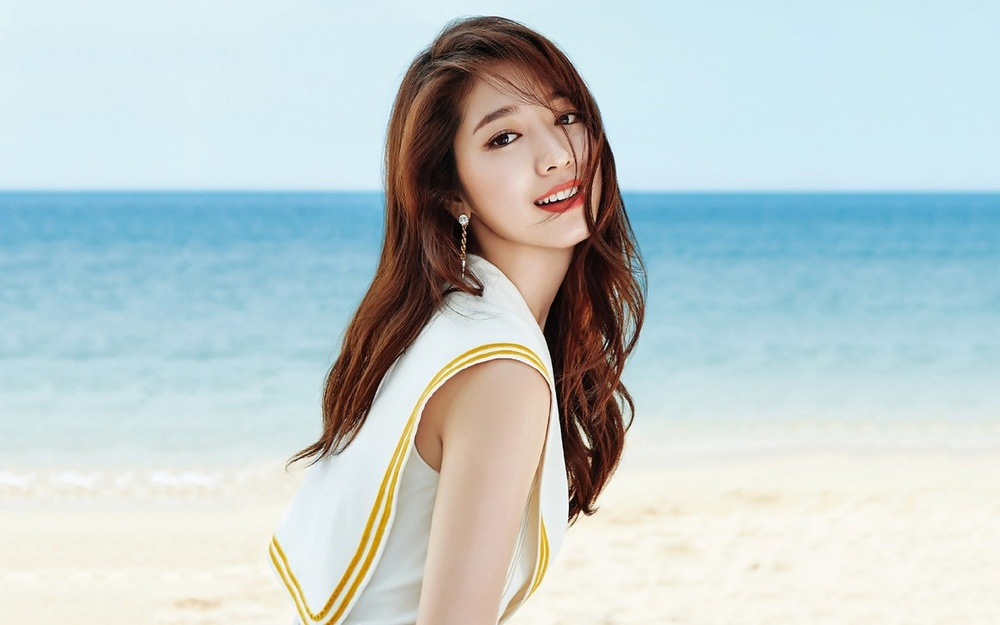
//> input picture materials/face.jpg, 1000 x 625 px, shrunk from 1280 x 800 before the run
$ ./main   (built with g++ and OpenCV 4)
//> lines starting //> are read from the running program, lines starting //| are printed output that depends on the picture; after the words box and inside, x2 and y2 are one past the last pixel; in counts of white or black regions, pixels touching at a corner belong together
/****************************************************************************
**
** Copyright (C) 2019 Xiaohai <xiaohaidotpro@outlook.com>.
** Contact: http://xiaohai.pro
**
** This file is part of learningOpenCV3
**
**
****************************************************************************/

#include "bits/stdc++.h"

#include "opencv2/opencv.hpp"

cv::Mat gGrayImg, gBinaryImg;
int gThresh = 100;

void onTrackBar(int gThresh, void*) {
    cv::threshold(gGrayImg, gBinaryImg, gThresh, 255, cv::THRESH_BINARY);
    std::vector<std::vector<cv::Point>> contours;
    cv::findContours(gBinaryImg, contours, cv::noArray(), cv::RETR_LIST, cv::CHAIN_APPROX_SIMPLE);
    gBinaryImg = cv::Scalar::all(0);

    cv::drawContours(gBinaryImg, contours, -1, cv::Scalar::all(255));
    cv::imshow("Contours", gBinaryImg);

    cv::imwrite("contours.jpg", gBinaryImg);
}

int main(int /* argc */, char** /* argv */) {
    gGrayImg = cv::imread("../../materials/face.jpg", cv::IMREAD_GRAYSCALE);
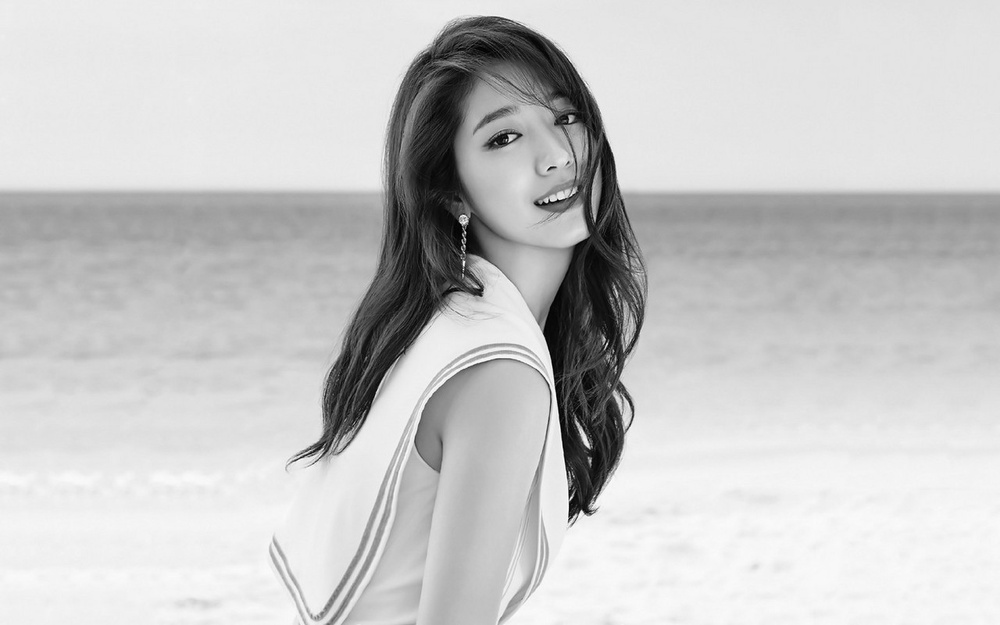
//> gGrayImg: 625 rows x 1000 cols, CV_8UC1; min 0, max 255, mean 200.3
    if (gGrayImg.empty()) {
        std::cerr << "load image error..." << std::endl;
        return -1;
    }

    cv::namedWindow("Contours", cv::WINDOW_GUI_NORMAL);

    cv::createTrackbar("Threshold", "Contours", &gThresh, 255, onTrackBar);
    onTrackBar(0, 0);
//> in onTrackBar, `cv::threshold(gGrayImg, gBinaryImg, gThresh, 255, cv::THRESH_BINARY);`:
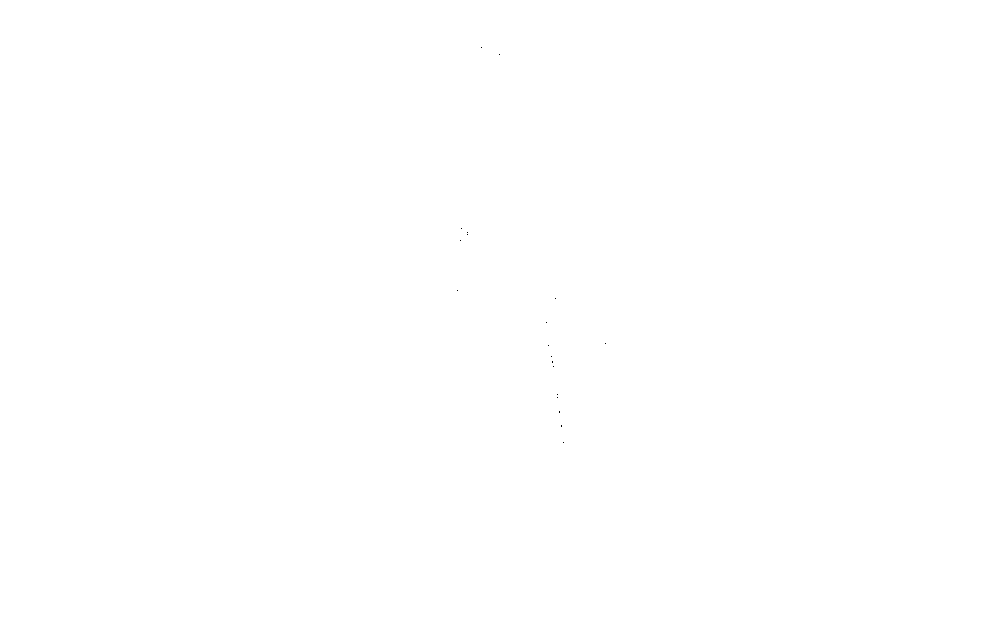
//> gBinaryImg: 625 rows x 1000 cols, CV_8UC1; 100% white; black in thin lines or dots, all inside (x1, y1, x2, y2) = (457, 47, 606, 443)
//> in onTrackBar, `cv::findContours(gBinaryImg, contours, cv::noArray(), cv::RETR_LIST, c..`: contours = 20 contours, 19 with area under 20; largest, box (x1, y1, x2, y2) and area: (0, 0, 1000, 625) 623376
//> in onTrackBar, `cv::drawContours(gBinaryImg, contours, -1, cv::Scalar::all(255));`:
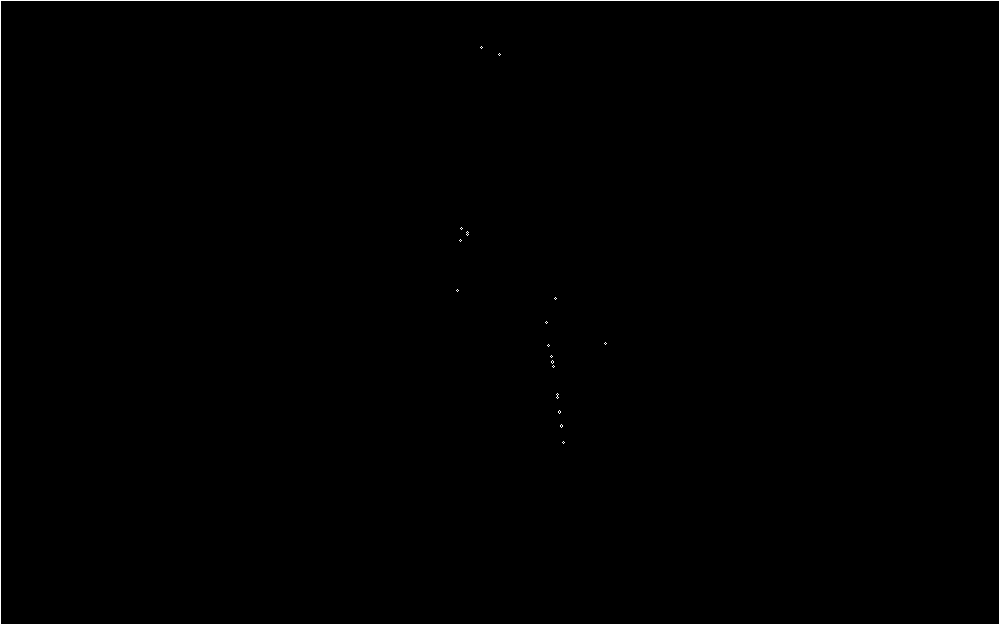
//> gBinaryImg: 625 rows x 1000 cols, CV_8UC1; 0.53% white in thin lines or dots

    cv::waitKey();

    return 0;
}
